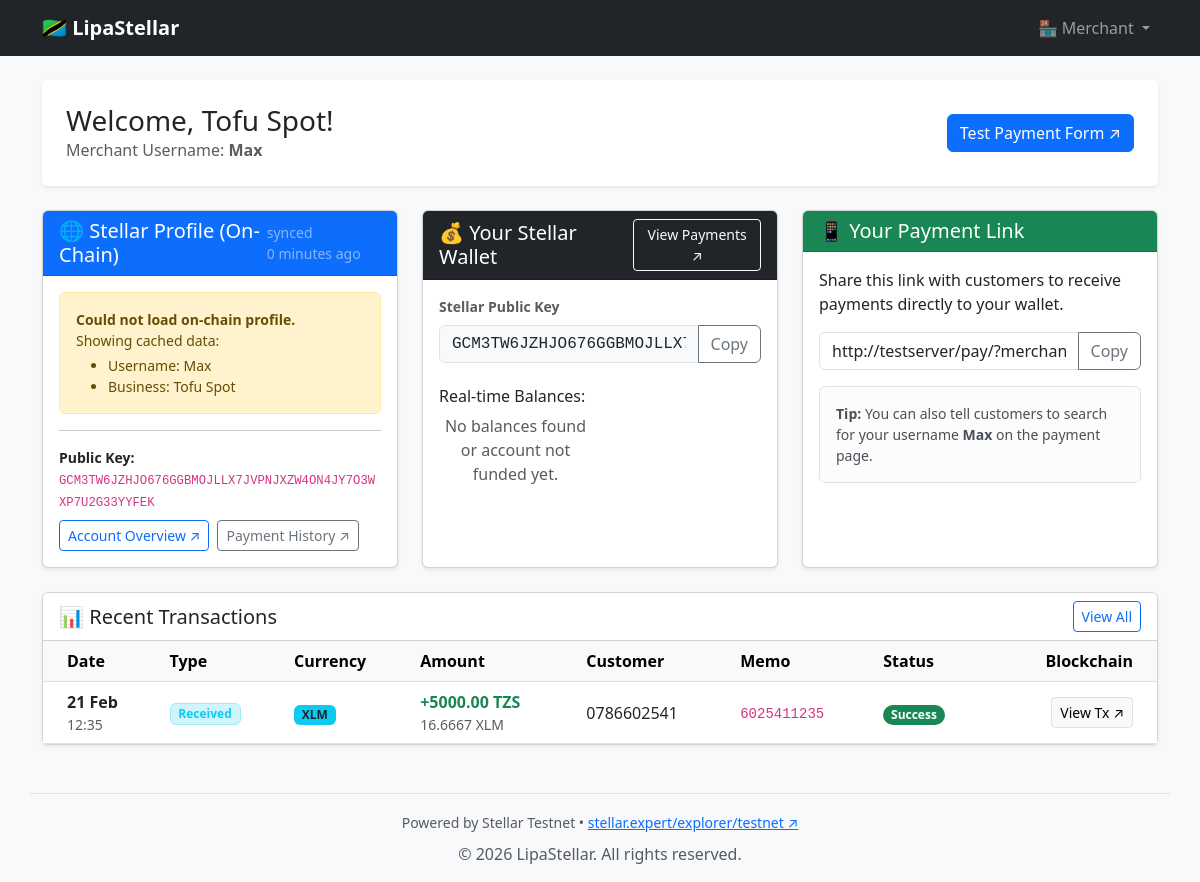
The app's page /dashboard/ (signed in), older data.
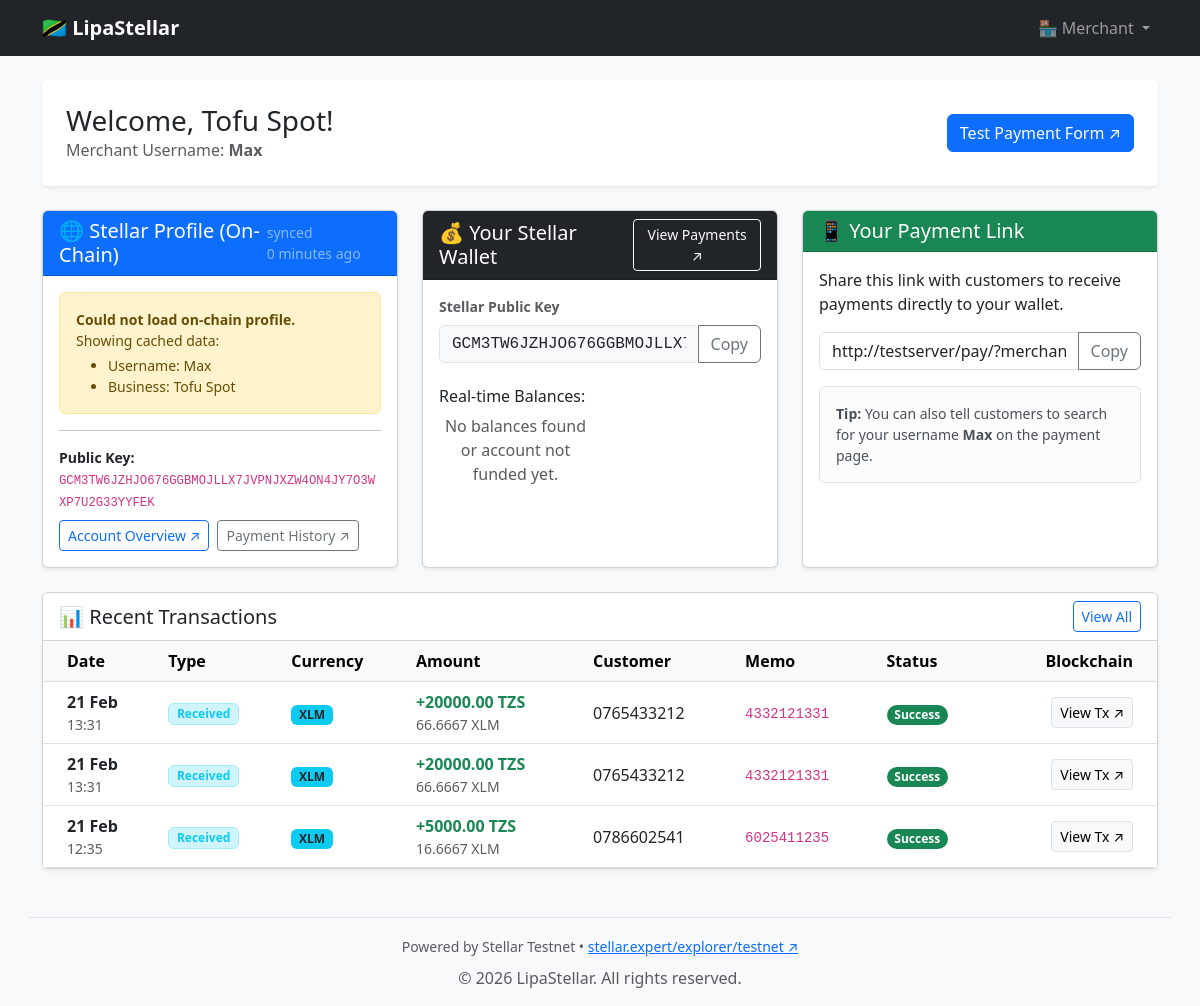
The same page, newer data.
### payments/models.py (models this page shows, shortened)
class Merchant(models.Model):
    user = models.OneToOneField(User, on_delete=models.CASCADE)
    stellar_public_key = models.CharField(max_length=56, unique=True)
    stellar_secret_encrypted = models.TextField()
    last_synced_at = models.DateTimeField(auto_now=True)
    created_at = models.DateTimeField(auto_now_add=True)
    cached_username = models.CharField(max_length=50, blank=True, null=True)
    cached_business_name = models.CharField(max_length=200, blank=True, null=True)

class Transaction(models.Model):
    STATUS_CHOICES = [
        ('pending', 'Pending'),
        ('completed', 'Completed'),
        ('failed', 'Failed'),
    ]
    DIRECTION_CHOICES = [
        ('inbound', 'Inbound'),
        ('outbound', 'Outbound'),
    ]
    merchant = models.ForeignKey(Merchant, on_delete=models.CASCADE)
    transaction_hash = models.CharField(max_length=64)
    amount_tzs = models.DecimalField(max_digits=12, decimal_places=2)
    amount_xlm = models.DecimalField(max_digits=12, decimal_places=7, null=True, blank=True)
    amount_usdc = models.DecimalField(max_digits=12, decimal_places=7, null=True, blank=True)
    customer_phone = models.CharField(max_length=15, blank=True, default='')
    memo = models.CharField(max_length=28)
    status = models.CharField(max_length=10, choices=STATUS_CHOICES, default='completed')
    direction = models.CharField(max_length=10, choices=DIRECTION_CHOICES, default='inbound')
    created_at = models.DateTimeField(auto_now_add=True)
    customer_app = models.ForeignKey(
        Customer,
        null=True, blank=True,
        on_delete=models.SET_NULL,
        related_name='app_transactions',
        limit_choices_to={'customer_type': 'app'},
    )
    customer_wallet_public_key = models.CharField(max_length=56, null=True, blank=True)
    @property
    def currency(self):
        if self.amount_usdc is not None:
            return 'USDC'
        return 'XLM'

### payments/views.py (the view, shortened to what this page needs)
# urls.py: path('dashboard/', views.dashboard, name='dashboard'),
@login_required
def dashboard(request):
    try:
        merchant = request.user.merchant
    except Merchant.DoesNotExist:
        messages.error(request, "Merchant profile not found.")
        return redirect('index')
    onchain_profile = None
    try:
        onchain_profile = stellar_utils.get_merchant_profile(
            merchant.stellar_public_key
        )
    except Exception as exc:
        logger.error("Failed to fetch Stellar profile for %s: %s", merchant.stellar_public_key[:8], exc)
        messages.warning(request, "Could not sync profile from Stellar. Showing cached data.")
    phone = None
    if onchain_profile:
        phone = onchain_profile.get(stellar_utils.DATA_KEY_PHONE)
    else:
        phone = stellar_utils.get_merchant_phone(merchant.stellar_public_key)
    transactions = Transaction.objects.filter(
        merchant=merchant
    ).order_by('-created_at')[:10]
    context = {
        'merchant': merchant,
        'onchain_profile': onchain_profile,
        'phone': phone,
        'transactions': transactions,
        'explorer_url': settings.TESTNET_EXPLORER_URL,
        'explorer_account_url': f"{settings.TESTNET_EXPLORER_URL}/account/{merchant.stellar_public_key}",
        'explorer_payments_url': f"{settings.TESTNET_EXPLORER_URL}/account/{merchant.stellar_public_key}?filter=payments",
        'data_keys': stellar_utils.get_all_data_keys(merchant.stellar_public_key)
                     if onchain_profile else [],
    }
    return render(request, 'payments/merchant_dashboard.html', context)

### payments/templates/payments/merchant_dashboard.html (shortened to what this page needs)
{% extends 'payments/base.html' %}
{% block content %}
<div class="row mb-4">
    <div class="col-md-12">
        <div class="d-flex justify-content-between align-items-center bg-white p-4 shadow-sm rounded">
            <div>
                <h1 class="h3 mb-0">Welcome, {{ merchant.cached_business_name|default:merchant.cached_username }}!</h1>
                <p class="text-muted mb-0">Merchant Username: <strong>{{ merchant.cached_username }}</strong></p>
            </div>
            <div class="text-end">
                <a href="{% url 'payment_form' %}?merchant={{ merchant.cached_username|urlencode }}" class="btn btn-primary" target="_blank">Test Payment Form ↗</a>
            </div>
        </div>
    </div>
</div>
<div class="row mt-4">
    <div class="col-md-4">
        <div class="card shadow-sm h-100">
            <div class="card-header bg-primary text-white d-flex justify-content-between align-items-center">
                <h5 class="mb-0">🌐 Stellar Profile (On-Chain)</h5>
                {% if merchant.last_synced_at %}
                <small class="text-white-50">synced {{ merchant.last_synced_at|timesince }} ago</small>
                {% endif %}
            </div>
            <div class="card-body">
                {% if onchain_profile %}
                    <table class="table table-sm mb-3">
                        <tbody>
                        {% for key, value in onchain_profile.items %}
                        <tr>
                            <th class="text-muted fw-normal small" style="width:35%">{{ key }}</th>
                            <td class="small fw-semibold">{{ value }}</td>
                        </tr>
                        {% endfor %}
                        </tbody>
                    </table>
                    {% if data_keys %}
                    <p class="text-muted small mb-0"><strong>Keys present:</strong> {{ data_keys|join:", " }}</p>
                    {% endif %}
                {% else %}
                    <div class="alert alert-warning small">
                        <strong>Could not load on-chain profile.</strong><br>
                        Showing cached data:
                        <ul class="mb-0 mt-1">
                            <li>Username: {{ merchant.cached_username }}</li>
                            <li>Business: {{ merchant.cached_business_name }}</li>
                        </ul>
                    </div>
                {% endif %}
                <hr>
                <p class="small mb-0">
                    <strong>Public Key:</strong><br>
                    <code class="small">{{ merchant.stellar_public_key }}</code>
                </p>
                <div class="mt-2 d-flex gap-2 flex-wrap">
                    <a href="{{ explorer_account_url }}" target="_blank" class="btn btn-sm btn-outline-primary">
                        Account Overview ↗
                    </a>
                    <a href="{{ explorer_payments_url }}" target="_blank" class="btn btn-sm btn-outline-secondary">
                        Payment History ↗
                    </a>
                </div>
            </div>
        </div>
    </div>
    <div class="col-md-4">
        <div class="card shadow-sm h-100">
            <div class="card-header bg-dark text-white d-flex justify-content-between align-items-center">
                <h5 class="mb-0">💰 Your Stellar Wallet</h5>
                <a href="{{ explorer_payments_url }}" target="_blank" class="btn btn-sm btn-outline-light">
                    View Payments ↗
                </a>
            </div>
            <div class="card-body">
                <p class="mb-2 text-muted small uppercase fw-bold">Stellar Public Key</p>
                <div class="input-group mb-4">
                    <input type="text" class="form-control font-monospace small bg-light" value="{{ merchant.stellar_public_key }}" readonly id="publicKey">
                    <button class="btn btn-outline-secondary" type="button" onclick="copyText('publicKey')">Copy</button>
                </div>
                <h6>Real-time Balances:</h6>
                <div id="balance-container" style="display: none;">
                    <div class="row row-cols-1 row-cols-md-2 g-3" id="balance-list">
                    </div>
                </div>
            </div>
        </div>
    </div>
    <div class="col-md-4">
        <div class="card shadow-sm h-100">
            <div class="card-header bg-success text-white">
                <h5 class="mb-0">📱 Your Payment Link</h5>
            </div>
            <div class="card-body">
                <p>Share this link with customers to receive payments directly to your wallet.</p>
                <div class="input-group mb-3">
                    {% with payment_url=request.build_absolute_uri|cut:'dashboard/'|add:'pay/' %}
                    <input type="text" class="form-control" value="{{ payment_url }}?merchant={{ merchant.cached_username }}" id="payment-link" readonly>
                    <button class="btn btn-outline-secondary" type="button" onclick="copyText('payment-link')">Copy</button>
                    {% endwith %}
                </div>
                <div class="alert alert-light border small">
                    <p class="mb-0"><strong>Tip:</strong> You can also tell customers to search for your username
                    <strong>{{ merchant.cached_username }}</strong> on the payment page.</p>
                </div>
            </div>
        </div>
    </div>
</div>
<div class="row mt-4">
    <div class="col-md-12">
        <div class="card shadow-sm">
            <div class="card-header bg-white d-flex justify-content-between align-items-center">
                <h5 class="mb-0">📊 Recent Transactions</h5>
                <a href="{% url 'transaction_history' %}" class="btn btn-sm btn-outline-primary">View All</a>
            </div>
            <div class="card-body p-0">
                <div class="table-responsive">
                    <table class="table table-hover align-middle mb-0">
                        <thead class="table-light">
                            <tr>
                                <th class="ps-4">Date</th>
                                <th>Type</th>
                                <th>Currency</th>
                                <th>Amount</th>
                                <th>Customer</th>
                                <th>Memo</th>
                                <th>Status</th>
                                <th class="text-end pe-4">Blockchain</th>
                            </tr>
                        </thead>
                        <tbody>
                            {% for tx in transactions %}
                            <tr>
                                <td class="ps-4">
                                    <div class="fw-bold">{{ tx.created_at|date:"d M" }}</div>
                                    <div class="small text-muted">{{ tx.created_at|date:"H:i" }}</div>
                                </td>
                                <td>
                                    {% if tx.direction == 'inbound' %}
                                    <span class="badge bg-info-subtle text-info border border-info-subtle">Received</span>
                                    {% else %}
                                    <span class="badge bg-warning-subtle text-warning border border-warning-subtle">Sent</span>
                                    {% endif %}
                                </td>
                                <td>
                                    {% if tx.currency == 'USDC' %}
                                    <span class="badge bg-success">USDC</span>
                                    {% else %}
                                    <span class="badge bg-info text-dark">XLM</span>
                                    {% endif %}
                                </td>
                                <td>
                                    <div class="fw-bold {% if tx.direction == 'inbound' %}text-success{% else %}text-danger{% endif %}">
                                        {% if tx.direction == 'inbound' %}+{% else %}-{% endif %}{{ tx.amount_tzs }} TZS
                                    </div>
                                    <div class="small text-muted">
                                        {% if tx.currency == 'USDC' %}
                                            {{ tx.amount_usdc|floatformat:4 }} USDC
                                        {% else %}
                                            {{ tx.amount_xlm|floatformat:4 }} XLM
                                        {% endif %}
                                    </div>
                                </td>
                                <td>{{ tx.customer_phone }}</td>
                                <td><code class="small">{{ tx.memo }}</code></td>
                                <td><span class="badge bg-success rounded-pill">Success</span></td>
                                <td class="text-end pe-4">
                                    <a href="{{ TESTNET_EXPLORER_URL }}/tx/{{ tx.transaction_hash }}" target="_blank" class="btn btn-sm btn-light border">
                                        View Tx ↗
                                    </a>
                                </td>
                            </tr>
                            {% empty %}
                            <tr>
                                <td colspan="8" class="text-center py-5 text-muted">
                                    <p class="mb-0">No transactions yet. Share your payment link to start receiving payments!</p>
                                </td>
                            </tr>
                            {% endfor %}
                        </tbody>
                    </table>
                </div>
            </div>
        </div>
    </div>
</div>
{% endblock %}

### payments/templates/payments/base.html (shortened to what this page needs)
{% load static %}
<!DOCTYPE html>
<html lang="en">
<head>
    <link href="https://cdn.jsdelivr.net/npm/bootstrap@5.3.0/dist/css/bootstrap.min.css" rel="stylesheet">
</head>
<body>
    <nav class="navbar navbar-expand-lg navbar-dark bg-dark">
        <div class="container">
            <a class="navbar-brand" href="{% url 'index' %}">🇹🇿 LipaStellar</a>
            <div class="collapse navbar-collapse" id="navbarNav">
                <ul class="navbar-nav ms-auto">
                    {% if user.is_authenticated %}
                        <li class="nav-item dropdown">
                            <a class="nav-link dropdown-toggle" href="#" role="button" data-bs-toggle="dropdown">
                                🏪 Merchant
                            </a>
                        </li>
                    {% endif %}
                </ul>
            </div>
        </div>
    </nav>
    <main class="container mt-4">
        {% block content %}{% endblock %}
    </main>
    <footer class="container mt-5 mb-3 text-center text-muted border-top pt-3">
        <small>Powered by Stellar Testnet &bull; <a href="{{ TESTNET_EXPLORER_URL }}" target="_blank">stellar.expert/explorer/testnet ↗</a></small>
        <p class="mt-2">&copy; 2026 LipaStellar. All rights reserved.</p>
    </footer>
</body>
</html>

Row changes from the older to the newer data that the page shows:
added Transaction: created_at "21 Feb", created_at "13:31", direction "Received", shows "XLM", amount_tzs "20000.00", amount_xlm "66.6667", customer_phone "0765433212", memo "4332121331"
added Transaction: created_at "21 Feb", created_at "13:31", direction "Received", shows "XLM", amount_tzs "20000.00", amount_xlm "66.6667", customer_phone "0765433212", memo "4332121331"
